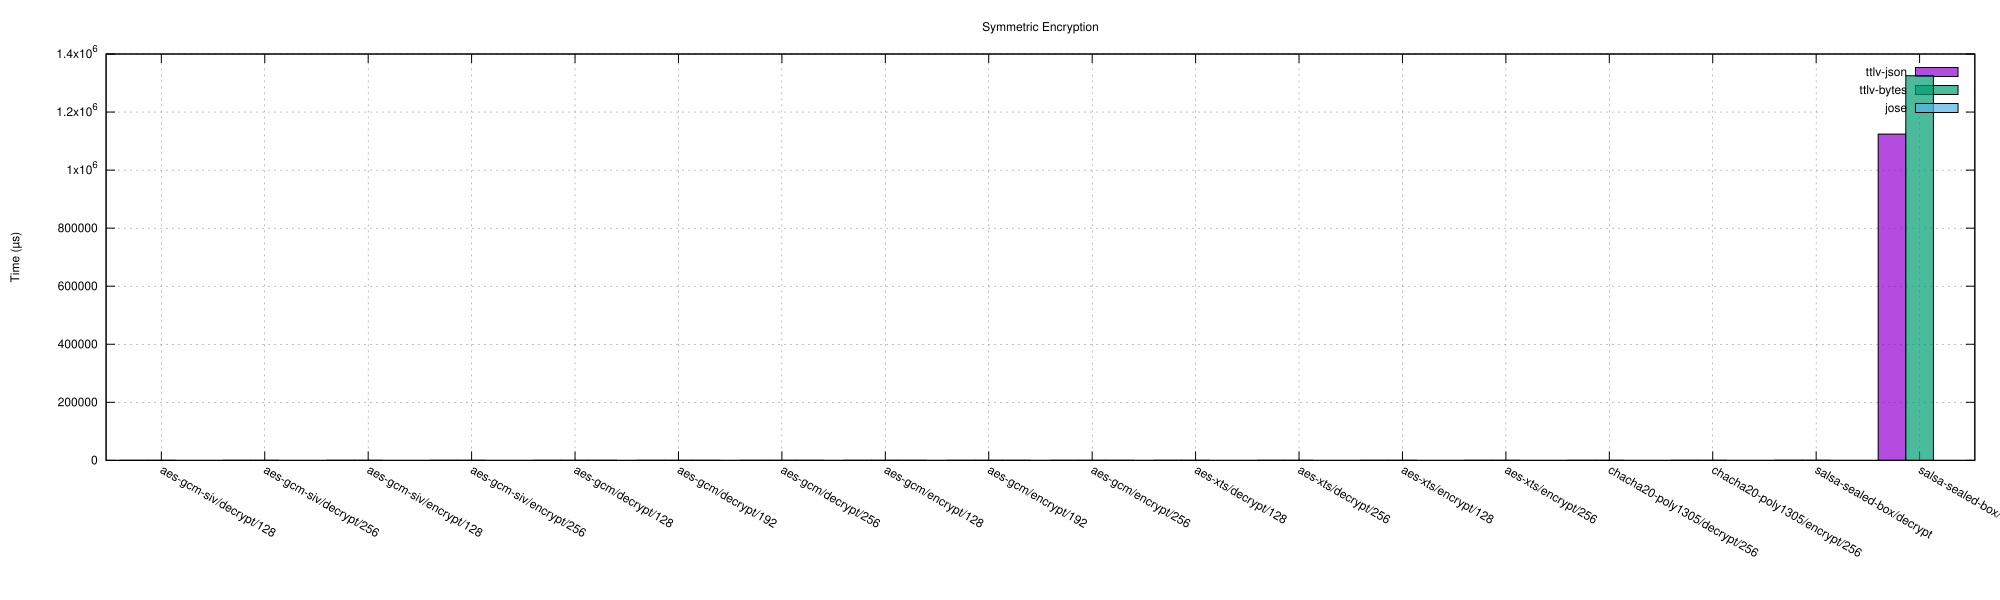

Write the gnuplot code that produced this figure.
set terminal svg size 2000,600 enhanced font 'Helvetica,12'
set output 'symmetric_encrypt.svg'
set title 'Symmetric Encryption'
set grid
set ylabel 'Time (µs)'
set style data boxes
set style fill solid 0.7 border -1
set boxwidth 0.267
set grid ytics
set key top right
set xtics rotate by -30
set xtics ("aes-gcm-siv/decrypt/128" 0, "aes-gcm-siv/decrypt/256" 1, "aes-gcm-siv/encrypt/128" 2, "aes-gcm-siv/encrypt/256" 3, "aes-gcm/decrypt/128" 4, "aes-gcm/decrypt/192" 5, "aes-gcm/decrypt/256" 6, "aes-gcm/encrypt/128" 7, "aes-gcm/encrypt/192" 8, "aes-gcm/encrypt/256" 9, "aes-xts/decrypt/128" 10, "aes-xts/decrypt/256" 11, "aes-xts/encrypt/128" 12, "aes-xts/encrypt/256" 13, "chacha20-poly1305/decrypt/256" 14, "chacha20-poly1305/encrypt/256" 15, "salsa-sealed-box/decrypt" 16, "salsa-sealed-box/encrypt" 17)
plot 'symmetric_encrypt.dat' using ($1+-0.267):2 with boxes lw 1 title 'ttlv-json', \
     'symmetric_encrypt.dat' using ($1+0.000):3 with boxes lw 1 title 'ttlv-bytes', \
     'symmetric_encrypt.dat' using ($1+0.267):4 with boxes lw 1 title 'jose'
